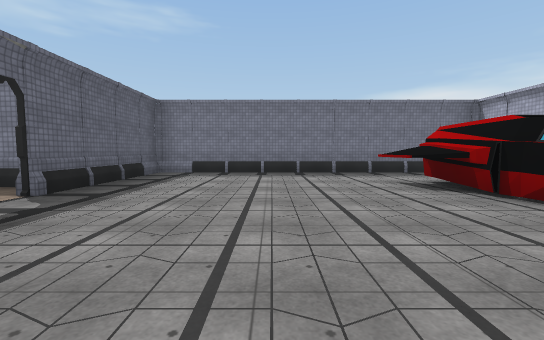
[1] (above)

20 first-person views from a walk through a Unity game level. The camera is 1.44 m above the floor, tilts 4° down and sees 90° across. Doors are open. The floor is counted in squares, 2.56 m on a side. Each view is taken from the middle of a square. On the plan, view 1 faces up. The plan holds only what a view shows up to about 9 squares ahead; the rest is blank. The place goes on beyond the plan. The player character is not drawn. Some surface patterns are stand-ins.

[2]
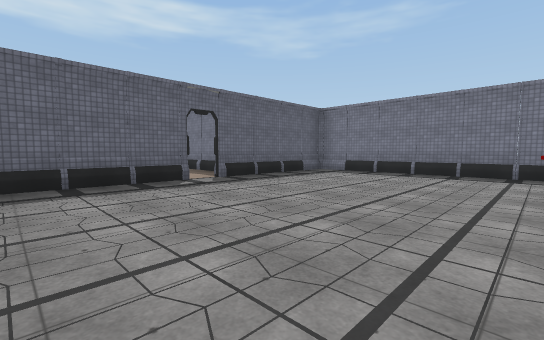

[3]
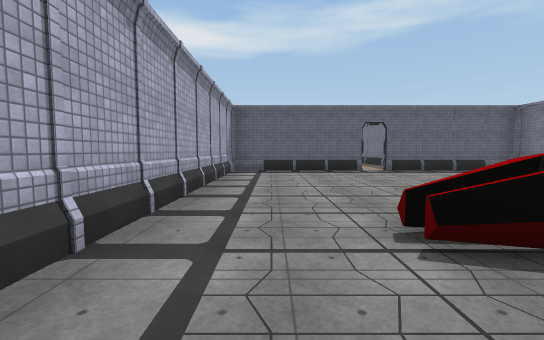

[4]
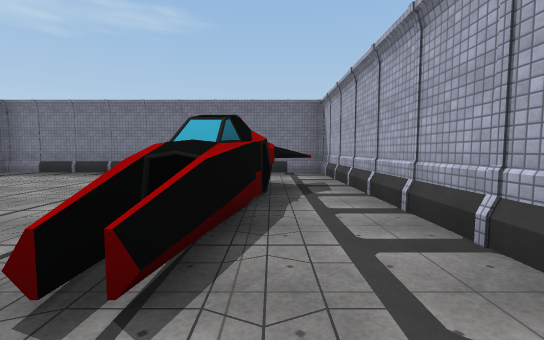

[5]
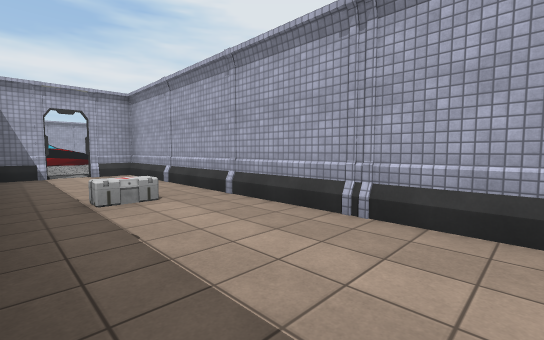

[6]
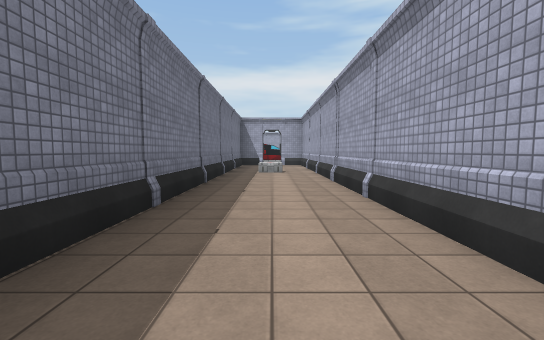

[7]
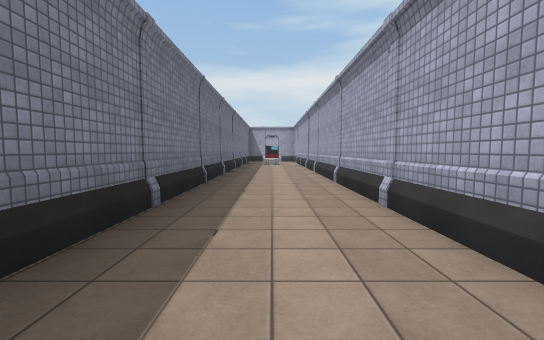

[8]
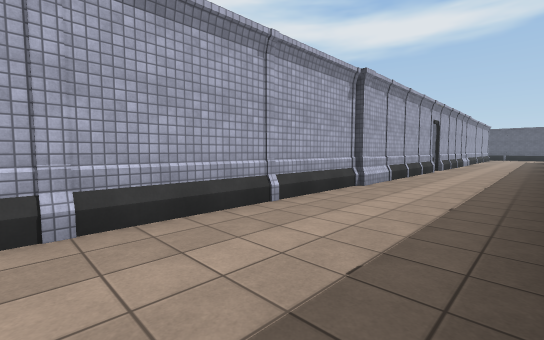

[9]
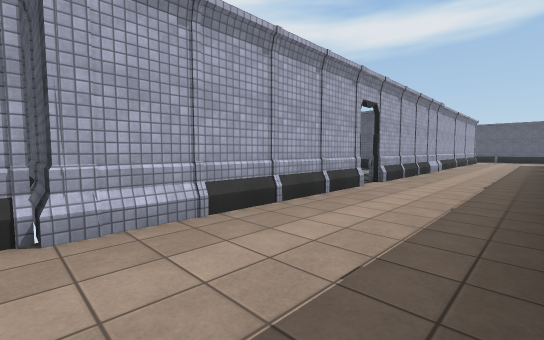

[10]
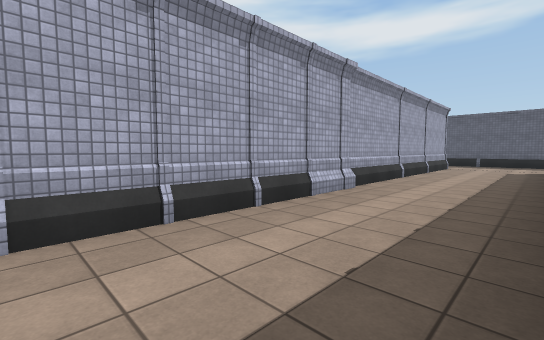

[11]
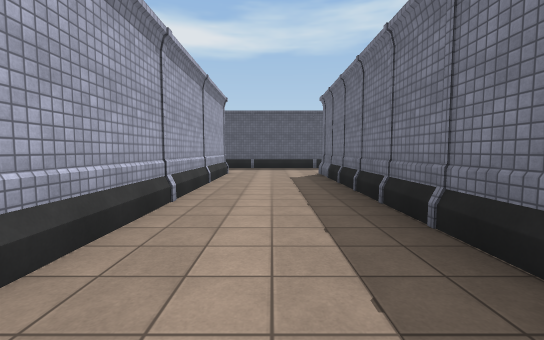

[12]
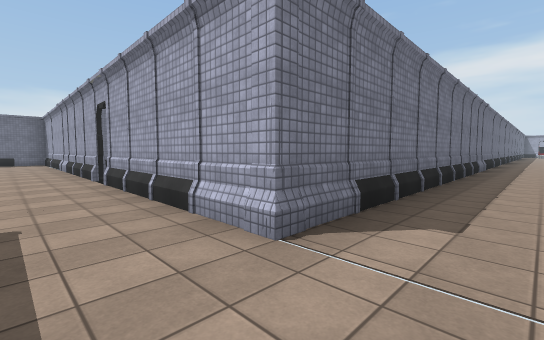

[13]
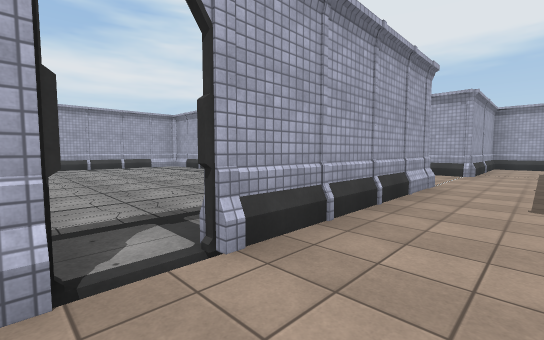

[14]
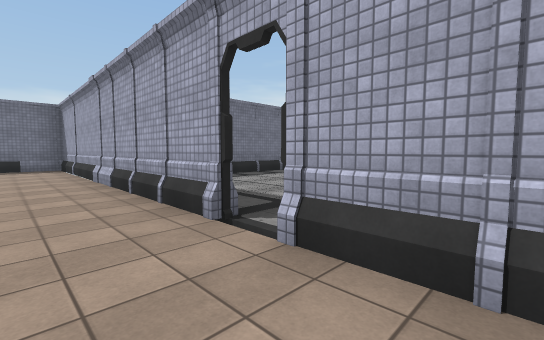

[15]
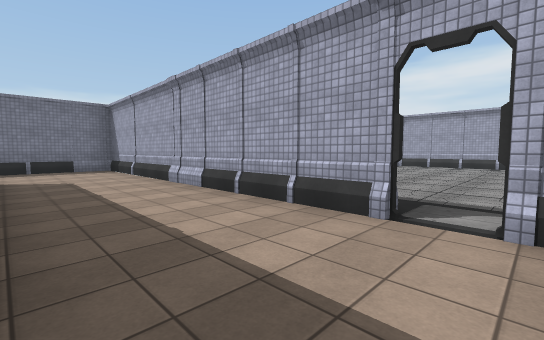

[16]
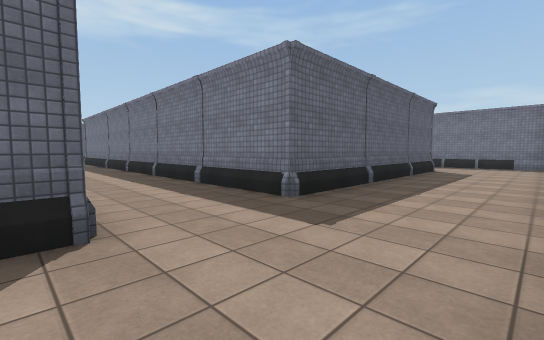

[17]
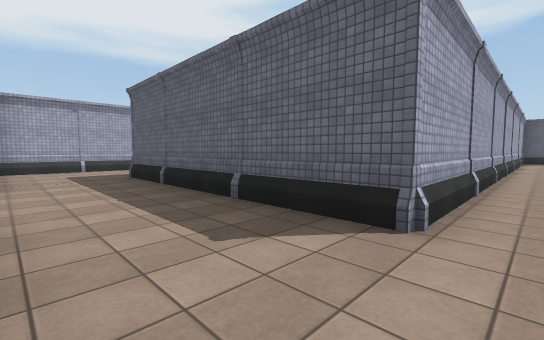

[18]
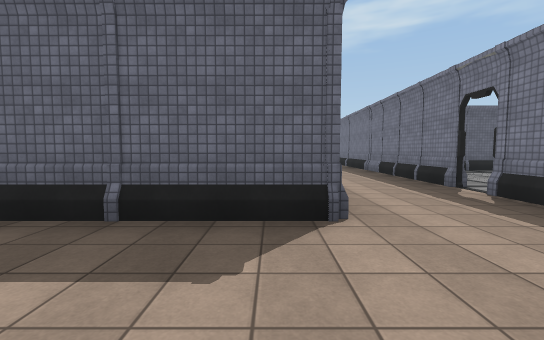

[19]
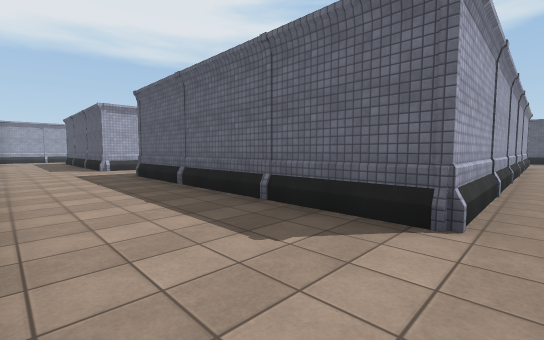

[20]
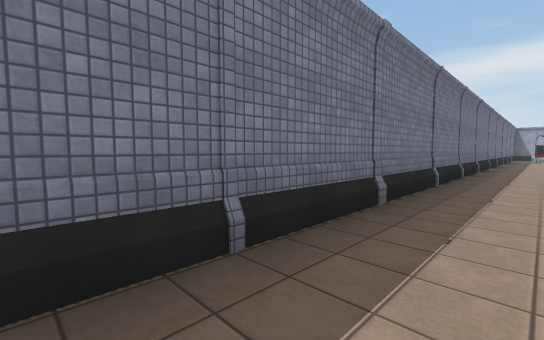

### Floor plan
Points are (right, up) in squares from view 1. A wall is a line through its corners. A room is listed if a view was taken in it or the views show most of it. See-through windows are left out.
Room 1 (views 1, 2)
walls: (2.6, 3.4) (2.6, 4.2); (2.8, 3) (2.7, 3.5); (2.8, 2.7) (2.9, 4.9); (2.9, 2.8) (2.8, 3.4) (2.1, 4.1) (2, 4.9); (-3, 2.8) (-3, -1.2) (2.5, -1.2); (1.4, 7.2) (-3, 7.2) (-3, 3.3)
ways out: opening at (3, 0) to room 2; open door at (-3, 3) to room 3; opening at (1, 6) to room 5
Room 2 (views 3, 4)
walls: (3.1, 2) (3.2, 1); (3.6, 2.9) (3.5, 2.3); (5.3, 1.2) (5.3, 5.5); (4.6, 4.1) (3.9, 3.5) (3.7, 1.4); (2.5, -1.2) (4, -1.2)
ways out: opening at (3, 0) to room 1; opening at (5, 5) to room 5
Room 3 (views 5, 6, 7, 8, 9, 10, 11, 12, 16, 20)
walls: (-19.2, 2) (-19.2, 0); (-23.2, 1.8) (-3.1, 1.8) (-3.1, 2.8); (-33.9, 1.8) (-23.7, 1.8); (-3.1, 3.3) (-3.1, 4.3) (-33.7, 4.3) (-33.7, 6.5); (-36, 6.4) (-36, 1.6)
ways out: open door at (-3, 3) to room 1; opening at (-34.5, 5.5) to room 4; opening at (-35, 1); open door at (-23.5, 2)
objects: other object (-7, 3)
Room 4 (views 13, 14, 15, 17, 18, 19)
walls: (-39.5, 14.5) (-36.2, 14.5) (-36.2, 8.6) (-39.5, 8.6); (-38.1, 16.9) (-39.5, 16.9); (-33.7, 6.5) (-33.7, 16.9) (-37.6, 16.9); (-39.5, 6.4) (-36, 6.4)
ways out: opening at (-34.5, 5.5) to room 3; open door at (-38, 17); gap at (-33.5, 8.5)
Room 5 (no view inside)
walls: (5.3, 5.5) (5.3, 7.2) (1.4, 7.2)
ways out: opening at (1, 6) to room 1; opening at (5, 5) to room 2

Positions as (right, up) in squares from view 1, and headings:
1: (0, 0), facing up
2: (2, 0), facing up-left
3: (5, 0), facing left
4: (4, 0), facing up
5: (-10, 4), facing down-right
6: (-14, 3), facing right
7: (-18, 3), facing right
8: (-15, 4), facing down-left
9: (-19, 4), facing down-left
10: (-24, 4), facing down-left
11: (-27, 3), facing left
12: (-35, 3), facing up-right
13: (-35, 9), facing down-right
14: (-35, 7), facing up-right
15: (-36, 8), facing up-right
16: (-34, 6), facing up-left
17: (-34, 7), facing down-left
18: (-34, 14), facing left
19: (-34, 15), facing down-left
20: (-24, 3), facing up-right
